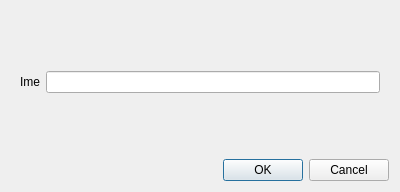
<?xml version="1.0" encoding="UTF-8"?>
<ui version="4.0">
 <class>CustomersDialog</class>
 <widget class="QDialog" name="CustomersDialog">
  <property name="geometry">
   <rect>
    <x>0</x>
    <y>0</y>
    <width>400</width>
    <height>192</height>
   </rect>
  </property>
  <property name="windowTitle">
   <string>Kreiranje novog klijenta</string>
  </property>
  <property name="modal">
   <bool>true</bool>
  </property>
  <layout class="QVBoxLayout" name="verticalLayout">
   <item>
    <widget class="QWidget" name="widget" native="true">
     <layout class="QVBoxLayout" name="verticalLayout_2">
      <item>
       <layout class="QHBoxLayout" name="horizontalLayout">
        <item>
         <widget class="QLabel" name="label">
          <property name="text">
           <string>Ime</string>
          </property>
         </widget>
        </item>
        <item>
         <widget class="QLineEdit" name="Name"/>
        </item>
       </layout>
      </item>
     </layout>
    </widget>
   </item>
   <item>
    <widget class="QDialogButtonBox" name="buttonBox">
     <property name="orientation">
      <enum>Qt::Horizontal</enum>
     </property>
     <property name="standardButtons">
      <set>QDialogButtonBox::Cancel|QDialogButtonBox::Ok</set>
     </property>
    </widget>
   </item>
  </layout>
 </widget>
 <resources/>
 <connections>
  <connection>
   <sender>buttonBox</sender>
   <signal>accepted()</signal>
   <receiver>CustomersDialog</receiver>
   <slot>accept()</slot>
   <hints>
    <hint type="sourcelabel">
     <x>248</x>
     <y>254</y>
    </hint>
    <hint type="destinationlabel">
     <x>157</x>
     <y>274</y>
    </hint>
   </hints>
  </connection>
  <connection>
   <sender>buttonBox</sender>
   <signal>rejected()</signal>
   <receiver>CustomersDialog</receiver>
   <slot>reject()</slot>
   <hints>
    <hint type="sourcelabel">
     <x>316</x>
     <y>260</y>
    </hint>
    <hint type="destinationlabel">
     <x>286</x>
     <y>274</y>
    </hint>
   </hints>
  </connection>
 </connections>
</ui>
